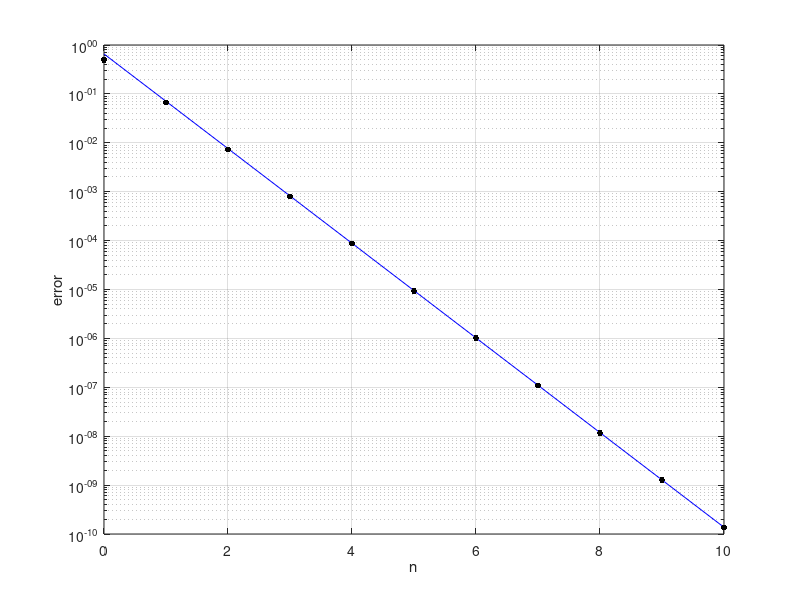

The MATLAB source for this figure: (Note: this script raises an error after producing the figure.)
%% Halphen's constant for approximation of `exp(x)`
% Nick Trefethen, May 2011

%%
% (Chebfun example approx/Halphen.m)
% [Tags: #Halphen, #rational, #9.28903, #exponential]

%%
% A well-known problem in approximation theory is, how well can $e^x$ be
% approximated in the infinity norm on the infinite interval $(-\infty,0]$ by
% rational functions of type $(n,n)$? To three places, the first few
% approximation errors are these:
%
% - Type $(0,0)$:  error = $0.500$
%
% - Type $(1,1)$:  error = $0.0668$
%
% - Type $(2,2)$:  error = $0.00736$
%
% - Type $(3,3)$:  error = $0.000799$
%
% - Type $(4,4)$:  error = $0.0000865$
%
% - Type $(5,5)$:  error = $0.00000934$
%
% - Type $(6,6)$:  error = $0.000001008$
%
% - Type $(7,7)$:  error = $0.0000001087$
%
% - Type $(8,8)$:  error = $0.00000001172$
%
% As $n$ increases to infinity, it is known that the asymptotic behavior is
%
% $$ \mathrm{error} \sim 2 C^{-n-1/2}, $$
%
% where $C$ is a number known as Halphen's constant with the following
% approximate numerical value:
halphen_const = 9.289025491920818918755449435951

%%
% This result comes from a sequence of contributions between 1969 and 2002
% by, among others, Cody, Meinardus and Varga; Newman; Trefethen and
% Gutknecht; Carpenter, Ruttan and Varga; Magnus; Gonchar and Rakhmanov;
% and Aptekarev.  For a discussion, see Chapter 25 of [5].

%%
% Here is a plot showing that the asymptotic behavior matches the actual
% errors very closely even for small $n$:
n = 0:10;
err = [.5 .0668 7.36e-3 7.99e-4 8.65e-5 9.35e-6 ...
       1.01e-6 1.09e-7 1.17e-8 1.26e-9 1.36e-10];
model = 2*halphen_const.^(-n-.5);
hold off, semilogy(n,model,'-b')
hold on, semilogy(n,err,'.k','markersize',14), grid on
xlabel n, ylabel error

%%
% One way to characterize Halphen's constant mathematically is that it is
% the inverse of the unique positive value of $s$ where the function
%
% $$ \sum_{k=1}^\infty  \frac{k s^n}{1-(-s)^n} $$
%
% takes the value $1/8$.  This is an easy computation for Chebfun:
s = chebfun('s',[1/12,1/6]);
f = 0*s; k = 0; normsk = 999;
while normsk > 1e-16
  k = k+1;
  sk = s^k;
  f = f + k*sk/(1-(-1)^k*sk);
  normsk = norm(sk,inf);
end
hold off, plot(1/s,f), grid on
h = 1/roots(f-1/8);
hold on, plot(h,1/8,'.r','markersize',24)
title('Halphen''s constant')
text(h,.135,sprintf('%16.13f',h))

%%
% Halphen's constant appears more generally than in
% approximation of $e^x$.
% Stahl and Schmelzer generalized it to a number of
% perturbed exponential functions and Nakatsukasa and Trefethen
% showed that it also governs the accuracy of rational
% approximations of $x^n$ on $[-1,1]$ [3].  The latter effect
% is explored in the Chebfun example "Rational approximation
% of monomials".

%% References
%
% 1. A. J. Carpenter, A. Ruttan, and R. S. Varga, Extended numerical
%    computations on the "1/9" conjecture in rational approximation theory, in
%    P. Graves-Morris, E. B. Saff, and R. S. Varga, eds., _Rational
%    Approximation and Interpolation_, Lecture Notes in Mathematics 1105,
%    Springer, 1984.
%
% 2. A. A. Gonchar and E. A. Rakhmanov, Equilibrium distributions and
%    degree of rational approximation of analytic functions, _Math. USSR
%    Sbornik_, 62 (1989), 305-348.
%
% 3. Y. Nakatsukasa and L. N. Trefethen, Rational approximation of
%    $x^n$, _Proc. AMS_, 146 (2018), 5219-5224.
%
% 4. H. Stahl and T. Schmelzer, An extension of the '1/9' problem,
%    J. Comp. Appl. Math., 233 (2009), 821-834.
%
% 5. L. N. Trefethen, _Approximation Theory and Approximation Practice,
%    Extended Edition_, SIAM, 2019.

